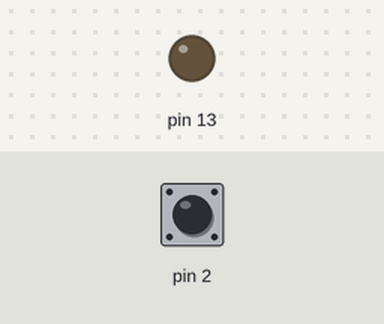
Recording of a sketch running on a simulated Arduino Uno, built with avr-gcc and run on an emulated ATmega328P. On the bench: output pins drawn as LEDs (lit = HIGH). The test bench sets the inputs (shaded band); at power-on: pin 2 HIGH.

Above: at 1.2 s.
1.3 s: pin 2 pulled LOW for 0.15 s
At 2.3 s:
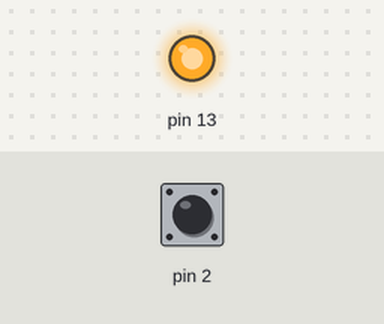
2.9 s: pin 2 pulled LOW for 1 s
At 3.5 s:
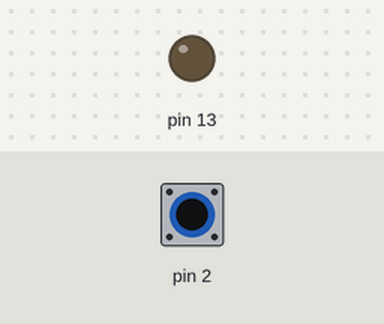
5.4 s: pin 2 pulled LOW for 3.2 s
At 6.6 s:
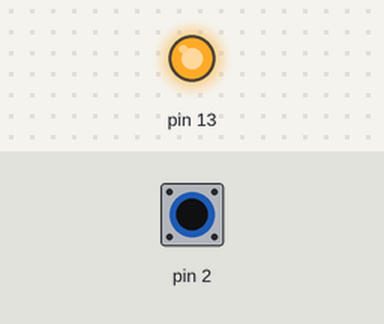
Timing chart, 0 to 8.4 s (numbered marks = the images above; inputs shaded):
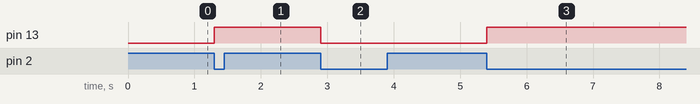

Measured:
- after the input at 1.3 s, pin 13: LOW → HIGH at once
- after the input at 2.9 s, pin 13: HIGH → LOW at once
- after the input at 5.4 s, pin 13: LOW → HIGH at once

The sketch:

Interrupt_functions.ino
```cpp
volatile bool led_state = LOW;

/* Setup is run once at the start (Power-On or Reset) of sketch */
void setup()
{
  pinMode(13, OUTPUT); /* Pin 13 is defined as Output */
  pinMode(2, INPUT_PULLUP); /* Interrupt pin */
  /* Connect pin 2 to ground using a tactile switch between the pin and ground */
  attachInterrupt(digitalPinToInterrupt(2), blink, FALLING); /* Call ISR blink whenever a falling edge event is detected on pin 2 */
  /* Press switch to cause falling edge event on the pin */
}

/* Loop runs over and over after the startup function */
void loop()
{
  digitalWrite(13, led_state); /* Write state value to pin 13 which has on-board LED */
}

/* ISR */
void blink() {
  led_state = !led_state; /* Toggle state value of LED */
}
```
